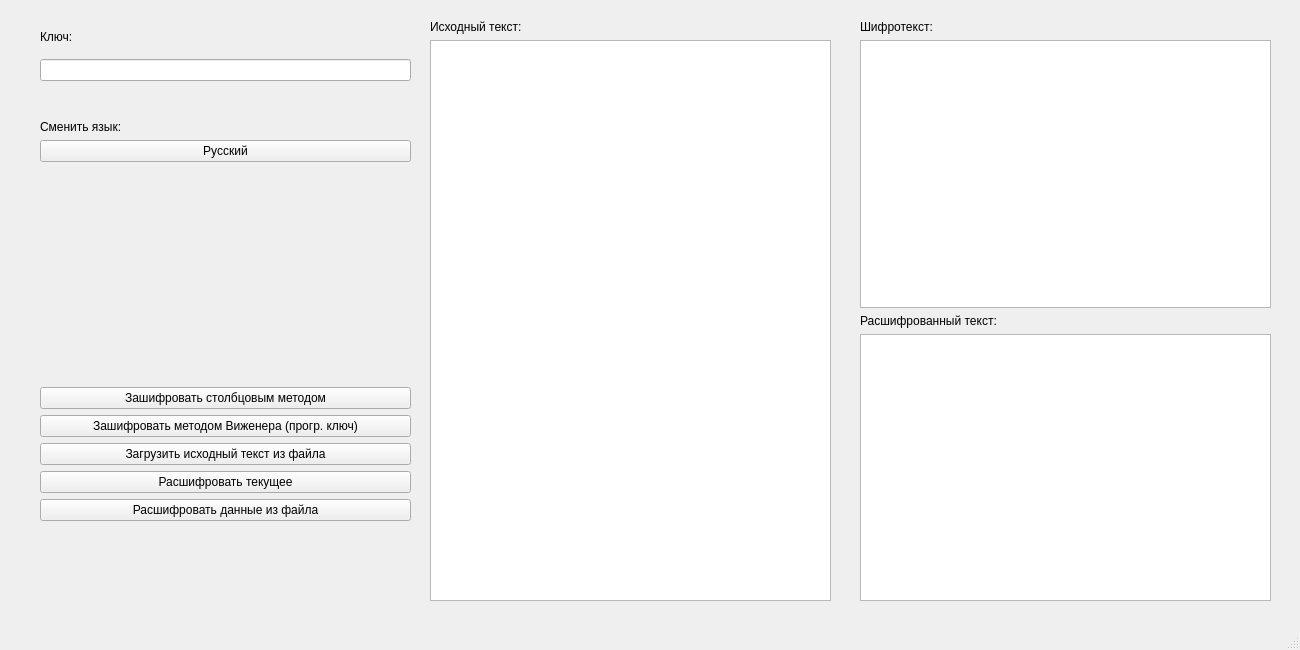
<?xml version="1.0" encoding="UTF-8"?>
<ui version="4.0">
 <class>MainWindow</class>
 <widget class="QMainWindow" name="MainWindow">
  <property name="geometry">
   <rect>
    <x>0</x>
    <y>0</y>
    <width>1300</width>
    <height>650</height>
   </rect>
  </property>
  <property name="minimumSize">
   <size>
    <width>1300</width>
    <height>650</height>
   </size>
  </property>
  <property name="maximumSize">
   <size>
    <width>1300</width>
    <height>650</height>
   </size>
  </property>
  <property name="windowTitle">
   <string>Шифратор</string>
  </property>
  <property name="styleSheet">
   <string notr="true"/>
  </property>
  <widget class="QWidget" name="centralwidget">
   <widget class="QWidget" name="verticalLayoutWidget">
    <property name="geometry">
     <rect>
      <x>40</x>
      <y>120</y>
      <width>371</width>
      <height>401</height>
     </rect>
    </property>
    <layout class="QVBoxLayout" name="layoutBttns">
     <item>
      <widget class="QLabel" name="label">
       <property name="text">
        <string>Сменить язык:</string>
       </property>
      </widget>
     </item>
     <item>
      <widget class="QPushButton" name="btnLanguage">
       <property name="text">
        <string>Русский</string>
       </property>
      </widget>
     </item>
     <item>
      <spacer name="verticalSpacer">
       <property name="orientation">
        <enum>Qt::Vertical</enum>
       </property>
       <property name="sizeHint" stdset="0">
        <size>
         <width>20</width>
         <height>40</height>
        </size>
       </property>
      </spacer>
     </item>
     <item>
      <widget class="QPushButton" name="btnColumn">
       <property name="text">
        <string>Зашифровать столбцовым методом</string>
       </property>
      </widget>
     </item>
     <item>
      <widget class="QPushButton" name="btnVigenere">
       <property name="text">
        <string>Зашифровать методом Виженера (прогр. ключ)</string>
       </property>
      </widget>
     </item>
     <item>
      <widget class="QPushButton" name="btnStoreData">
       <property name="text">
        <string>Загрузить исходный текст из файла</string>
       </property>
      </widget>
     </item>
     <item>
      <widget class="QPushButton" name="btnDecrypt">
       <property name="text">
        <string>Расшифровать текущее</string>
       </property>
      </widget>
     </item>
     <item>
      <widget class="QPushButton" name="btnDecryptFromFile">
       <property name="text">
        <string>Расшифровать данные из файла</string>
       </property>
      </widget>
     </item>
    </layout>
   </widget>
   <widget class="QWidget" name="verticalLayoutWidget_2">
    <property name="geometry">
     <rect>
      <x>430</x>
      <y>20</y>
      <width>401</width>
      <height>581</height>
     </rect>
    </property>
    <layout class="QVBoxLayout" name="layoutPlaintext">
     <item>
      <widget class="QLabel" name="labelPlaintext">
       <property name="text">
        <string>Исходный текст:</string>
       </property>
      </widget>
     </item>
     <item>
      <widget class="QPlainTextEdit" name="editPlaintext"/>
     </item>
    </layout>
   </widget>
   <widget class="QWidget" name="verticalLayoutWidget_3">
    <property name="geometry">
     <rect>
      <x>860</x>
      <y>20</y>
      <width>411</width>
      <height>581</height>
     </rect>
    </property>
    <layout class="QVBoxLayout" name="layoutED">
     <item>
      <layout class="QVBoxLayout" name="layoutD">
       <item>
        <widget class="QLabel" name="labelDecryption">
         <property name="text">
          <string>Шифротекст:</string>
         </property>
        </widget>
       </item>
       <item>
        <widget class="QPlainTextEdit" name="editDecryption">
         <property name="readOnly">
          <bool>true</bool>
         </property>
        </widget>
       </item>
      </layout>
     </item>
     <item>
      <layout class="QVBoxLayout" name="layoutE">
       <item>
        <widget class="QLabel" name="labelEncryption">
         <property name="text">
          <string>Расшифрованный текст:</string>
         </property>
        </widget>
       </item>
       <item>
        <widget class="QPlainTextEdit" name="editEncryption">
         <property name="readOnly">
          <bool>true</bool>
         </property>
        </widget>
       </item>
      </layout>
     </item>
    </layout>
   </widget>
   <widget class="QWidget" name="verticalLayoutWidget_6">
    <property name="geometry">
     <rect>
      <x>40</x>
      <y>20</y>
      <width>371</width>
      <height>61</height>
     </rect>
    </property>
    <layout class="QVBoxLayout" name="layoutKey">
     <item>
      <widget class="QLabel" name="labelKey">
       <property name="text">
        <string>Ключ:</string>
       </property>
      </widget>
     </item>
     <item>
      <widget class="QLineEdit" name="editKey"/>
     </item>
    </layout>
   </widget>
  </widget>
  <widget class="QStatusBar" name="statusbar"/>
 </widget>
 <resources/>
 <connections/>
</ui>
